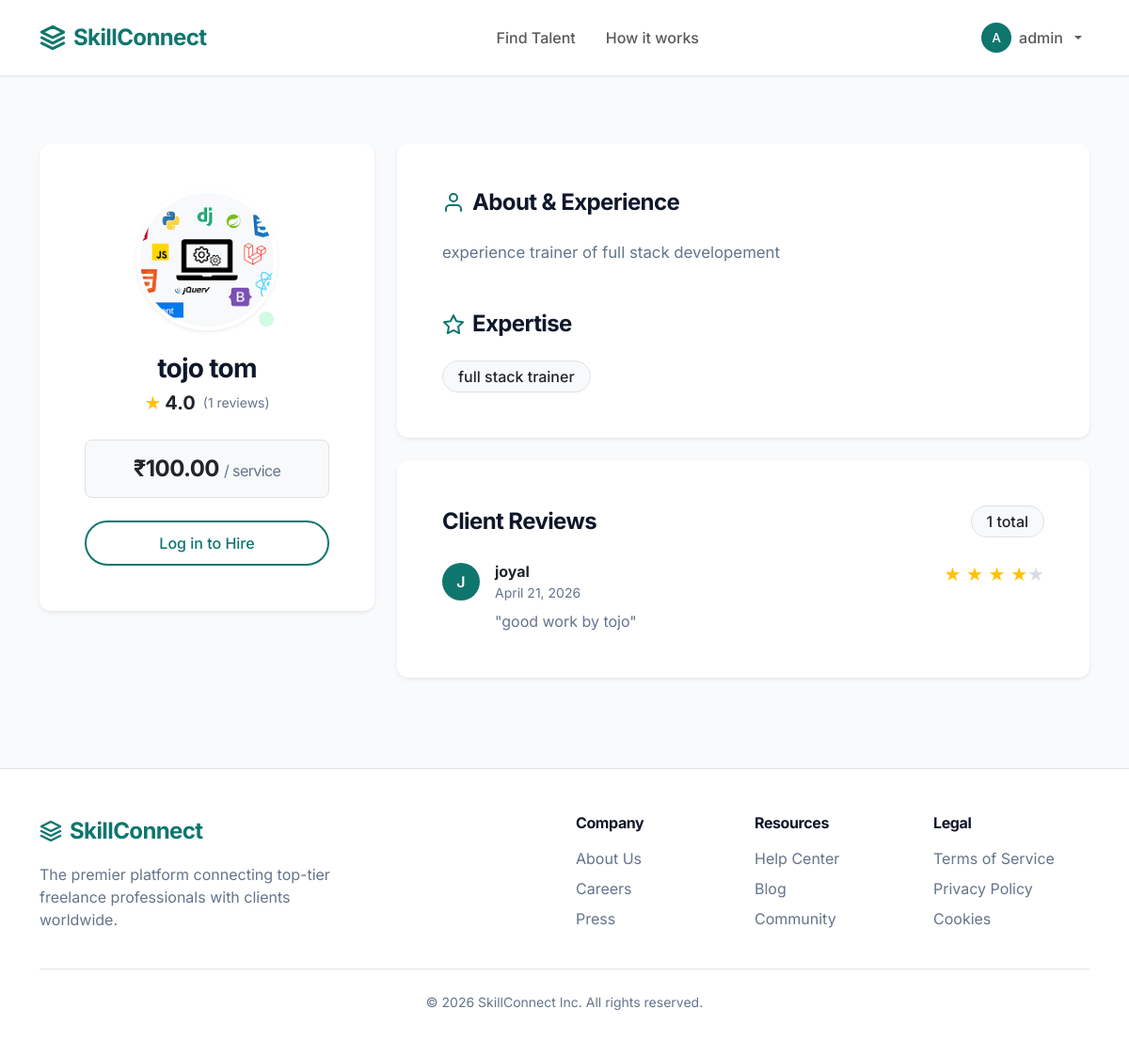
The page /provider/2/ (signed in) on the database its author committed.
### core/models.py (models this page shows, shortened)
class User(AbstractUser):
    is_provider = models.BooleanField(default=False)
    is_customer = models.BooleanField(default=False)

class ProviderProfile(models.fields.Field):
    pass # Replaced below

class Skill(models.Model):
    provider = models.ForeignKey(ProviderProfile, on_delete=models.CASCADE, related_name='skills')
    name = models.CharField(max_length=100)

class Review(models.Model):
    user = models.ForeignKey(User, on_delete=models.CASCADE, related_name='reviews_given')
    provider = models.ForeignKey(ProviderProfile, on_delete=models.CASCADE, related_name='reviews_received')
    rating = models.IntegerField(choices=[(i, str(i)) for i in range(1, 6)])
    comment = models.TextField()
    created_at = models.DateTimeField(auto_now_add=True)

### core/views.py (the view)
# urls.py: path('provider/<int:provider_id>/', views.provider_profile, name='provider_profile'),
def provider_profile(request, provider_id):
    provider = get_object_or_404(ProviderProfile, id=provider_id, status='Approved')
    reviews = provider.reviews_received.all().order_by('-created_at')
    avg_rating = 0
    if reviews.exists():
        avg_rating = sum(r.rating for r in reviews) / reviews.count()
    return render(request, 'core/profile.html', {
        'provider': provider,
        'reviews': reviews,
        'avg_rating': round(avg_rating, 1)
    })

### templates/core/profile.html (shortened to what this page needs)
{% extends 'base.html' %}
{% block content %}
<div class="row pt-4 mb-5">
    <div class="col-lg-4 mb-4 mb-lg-0">
        <div class="card p-5 text-center border-0 shadow-sm position-sticky" style="top: 100px;">
            <div class="position-relative d-inline-block mx-auto mb-4">
                {% if provider.profile_photo %}
                    <img src="{{ provider.profile_photo.url }}" alt="Profile" class="profile-img shadow-sm" style="width: 150px; height: 150px; border-width: 4px;">
                {% else %}
                    <div class="profile-img bg-primary text-white d-flex align-items-center justify-content-center shadow-sm" style="width: 150px; height: 150px; border-width: 4px; font-size: 3rem; font-weight: 700;">
                        {{ provider.user.username|make_list|first|upper }}
                    </div>
                {% endif %}
                <span class="position-absolute bottom-0 end-0 bg-success border border-white rounded-circle" style="width: 24px; height: 24px; border-width: 4px !important;" title="Online"></span>
            </div>
            <h3 class="fw-bold mb-1">
                {% if provider.user.first_name %}
                    {{ provider.user.first_name }} {{ provider.user.last_name }}
                {% else %}
                    {{ provider.user.username }}
                {% endif %}
            </h3>
            <div class="d-flex justify-content-center align-items-center mb-4 text-warning">
                <span class="fs-5 me-1">★</span>
                <span class="fw-bold text-dark fs-5">{% if avg_rating %}{{ avg_rating }}{% else %}5.0{% endif %}</span>
                <span class="text-muted ms-2 small">({{ reviews.count }} reviews)</span>
            </div>
            <div class="bg-light rounded-3 p-3 mb-4 border">
                <h4 class="text-dark fw-bold mb-0">
                    ₹{{ provider.price_per_service }} <span class="text-muted fs-6 fw-normal">/ service</span>
                </h4>
            </div>
            {% if user.is_authenticated and user.is_customer %}
                <a href="{% url 'book_provider' provider.id %}" class="btn btn-primary btn-lg custom-btn w-100 shadow-sm rounded-pill fw-bold">Hire {% if provider.user.first_name %}{{ provider.user.first_name }}{% else %}{{ provider.user.username }}{% endif %}</a>
            {% elif user.is_authenticated and user.is_provider %}
                <button class="btn btn-light w-100 rounded-pill fw-medium border" disabled>Providers cannot hire</button>
            {% else %}
                <a href="{% url 'login' %}" class="btn btn-outline-primary w-100 custom-btn rounded-pill border-2 fw-medium">Log in to Hire</a>
            {% endif %}
        </div>
    </div>
    <div class="col-lg-8">
        <div class="card p-5 mb-4 border-0 shadow-sm">
            <h4 class="fw-bold mb-4 d-flex align-items-center gap-2">
                <svg width="24" height="24" viewBox="0 0 24 24" fill="none" stroke="currentColor" stroke-width="2" stroke-linecap="round" stroke-linejoin="round" class="text-primary"><path d="M20 21v-2a4 4 0 0 0-4-4H8a4 4 0 0 0-4 4v2"></path><circle cx="12" cy="7" r="4"></circle></svg>
                About & Experience
            </h4>
            <p class="text-muted mb-5" style="white-space: pre-line; font-size: 1.05rem; line-height: 1.7;">{{ provider.experience }}</p>
            <h4 class="fw-bold mb-4 d-flex align-items-center gap-2">
                <svg width="24" height="24" viewBox="0 0 24 24" fill="none" stroke="currentColor" stroke-width="2" stroke-linecap="round" stroke-linejoin="round" class="text-primary"><path d="M12 2l3.09 6.26L22 9.27l-5 4.87 1.18 6.88L12 17.77l-6.18 3.25L7 14.14 2 9.27l6.91-1.01L12 2z"></path></svg>
                Expertise
            </h4>
            <div class="d-flex flex-wrap gap-2">
                {% for skill in provider.skills.all %}
                    <span class="badge bg-light text-dark border px-3 py-2 fs-6 fw-medium">{{ skill.name }}</span>
                {% endfor %}
            </div>
        </div>
        <div class="card p-5 border-0 shadow-sm">
            <div class="d-flex justify-content-between align-items-center mb-4">
                <h4 class="fw-bold mb-0">Client Reviews</h4>
                <div class="badge bg-light text-dark border px-3 py-2 fs-6">{{ reviews.count }} total</div>
            </div>
            {% if reviews %}
                <div class="d-flex flex-column gap-4">
                    {% for review in reviews %}
                        <div class="{% if not forloop.last %}border-bottom pb-4{% endif %}">
                            <div class="d-flex justify-content-between align-items-start mb-2">
                                <div class="d-flex align-items-center gap-3">
                                    <div class="bg-primary text-white rounded-circle d-flex align-items-center justify-content-center" style="width: 40px; height: 40px; font-weight: 600;">
                                        {% if review.user.first_name %}
                                            {{ review.user.first_name|make_list|first|upper }}
                                        {% else %}
                                            {{ review.user.username|make_list|first|upper }}
                                        {% endif %}
                                    </div>
                                    <div>
                                        <div class="fw-bold">
                                            {% if review.user.first_name %}
                                                {{ review.user.first_name }} {{ review.user.last_name }}
                                            {% else %}
                                                {{ review.user.username }}
                                            {% endif %}
                                        </div>
                                        <div class="text-muted small">{{ review.created_at|date:"F j, Y" }}</div>
                                    </div>
                                </div>
                                <div class="d-flex text-warning fs-5">
                                    {% for i in "12345" %}
                                        {% if forloop.counter <= review.rating %}★{% else %}<span class="text-muted opacity-25">★</span>{% endif %}
                                    {% endfor %}
                                </div>
                            </div>
                            <p class="text-muted mb-0 mt-2 ps-5" style="margin-left: 8px;">"{{ review.comment }}"</p>
                        </div>
                    {% endfor %}
                </div>
            {% endif %}
        </div>
    </div>
</div>
{% endblock %}

### templates/base.html (shortened to what this page needs)
<!DOCTYPE html>
<html lang="en">
<head>
    <link href="https://cdn.jsdelivr.net/npm/bootstrap@5.3.0/dist/css/bootstrap.min.css" rel="stylesheet">
    {% load static %}
    <link rel="stylesheet" href="{% static 'css/style.css' %}?v={% now 'U' %}">
</head>
<body class="d-flex flex-column min-vh-100">
    <nav class="navbar navbar-expand-lg sticky-top">
        <div class="container">
            <a class="navbar-brand d-flex align-items-center gap-2" href="{% url 'home' %}">
                <svg width="28" height="28" viewBox="0 0 24 24" fill="none" stroke="currentColor" stroke-width="2.5" stroke-linecap="round" stroke-linejoin="round" class="text-primary"><path d="M12 2L2 7l10 5 10-5-10-5zM2 17l10 5 10-5M2 12l10 5 10-5"/></svg>
                SkillConnect
            </a>
            <div class="collapse navbar-collapse" id="navbarNav">
                <ul class="navbar-nav mx-auto">
                    <li class="nav-item">
                        <a class="nav-link fw-medium px-3" href="{% url 'browse_skills' %}">Find Talent</a>
                    </li>
                    <li class="nav-item">
                        <a class="nav-link fw-medium px-3" href="{% url 'home' %}">How it works</a>
                    </li>
                </ul>
                <ul class="navbar-nav align-items-center">
                    {% if user.is_authenticated %}
                        <li class="nav-item dropdown">
                            <a class="nav-link dropdown-toggle fw-medium d-flex align-items-center gap-2" href="#" role="button" data-bs-toggle="dropdown">
                                <div class="bg-primary text-white rounded-circle d-flex align-items-center justify-content-center" style="width: 32px; height: 32px; font-size: 0.85rem;">
                                    {{ user.username|make_list|first|upper }}
                                </div>
                                {{ user.username }}
                            </a>
                        </li>
                    {% endif %}
                </ul>
            </div>
        </div>
    </nav>
    <main class="container mb-5 flex-grow-1 mt-4">
        {% block content %}{% endblock %}
    </main>
    <footer class="bg-white py-5 mt-auto border-top">
        <div class="container">
            <div class="row gy-4">
                <div class="col-lg-4">
                    <a class="navbar-brand fw-bold text-primary fs-4 d-flex align-items-center gap-2 mb-3" href="{% url 'home' %}">
                        <svg width="24" height="24" viewBox="0 0 24 24" fill="none" stroke="currentColor" stroke-width="2.5" stroke-linecap="round" stroke-linejoin="round"><path d="M12 2L2 7l10 5 10-5-10-5zM2 17l10 5 10-5M2 12l10 5 10-5"/></svg>
                        SkillConnect
                    </a>
                    <p class="text-muted pe-lg-4">The premier platform connecting top-tier freelance professionals with clients worldwide.</p>
                </div>
                <div class="col-6 col-lg-2 offset-lg-2">
                    <h6 class="fw-bold mb-3">Company</h6>
                    <ul class="list-unstyled d-flex flex-column gap-2 text-muted">
                        <li>About Us</li>
                        <li>Careers</li>
                        <li>Press</li>
                    </ul>
                </div>
                <div class="col-6 col-lg-2">
                    <h6 class="fw-bold mb-3">Resources</h6>
                    <ul class="list-unstyled d-flex flex-column gap-2 text-muted">
                        <li>Help Center</li>
                        <li>Blog</li>
                        <li>Community</li>
                    </ul>
                </div>
                <div class="col-6 col-lg-2">
                    <h6 class="fw-bold mb-3">Legal</h6>
                    <ul class="list-unstyled d-flex flex-column gap-2 text-muted">
                        <li>Terms of Service</li>
                        <li>Privacy Policy</li>
                        <li>Cookies</li>
                    </ul>
                </div>
            </div>
            <div class="border-top pt-4 mt-4 text-center text-muted small">
                &copy; {% now "Y" %} SkillConnect Inc. All rights reserved.
            </div>
        </div>
    </footer>
</body>
</html>

### static/css/style.css (style rules this page uses)
:root { --primary-color: #0F766E; --bs-primary: #0F766E; --bs-primary-rgb: 15, 118, 110; --primary-hover: #115E59; --bg-color: #F8FAFC; --text-color: #0F172A; --text-muted: #64748B; --card-bg: #FFFFFF; --border-color: #E2E8F0; --shadow-sm: 0 1px 2px 0 rgba(0, 0, 0, 0.05); --shadow-md: 0 4px 6px -1px rgba(0, 0, 0, 0.1), 0 2px 4px -1px rgba(0, 0, 0, 0.06); --shadow-lg: 0 10px 15px -3px rgba(0, 0, 0, 0.1), 0 4px 6px -2px rgba(0, 0, 0, 0.05); --radius-md: 0.5rem; --radius-lg: 0.75rem; --radius-xl: 1rem; }
body { font-family: 'Inter', sans-serif; background-color: var(--bg-color); color: var(--text-color); line-height: 1.5; }
.navbar { box-shadow: var(--shadow-sm); background-color: var(--card-bg) !important; border-bottom: 1px solid var(--border-color); padding: 1rem 0; }
.navbar-brand { color: var(--primary-color) !important; font-weight: 700; font-size: 1.5rem; letter-spacing: -0.025em; }
.card { background-color: var(--card-bg); border: 1px solid var(--border-color); border-radius: var(--radius-lg); box-shadow: var(--shadow-sm); transition: transform 0.2s ease, box-shadow 0.2s ease; overflow: hidden; }
.btn { border-radius: var(--radius-md); padding: 0.5rem 1rem; font-weight: 500; transition: all 0.2s ease; }
.btn-outline-primary { color: var(--primary-color); border-color: var(--primary-color); }
.custom-btn { padding: 0.6rem 1.5rem; }
h1, h2, h3, h4, h5, h6 { color: var(--text-color); font-weight: 600; letter-spacing: -0.025em; }
.text-muted { color: var(--text-muted) !important; }
.profile-img { width: 120px; height: 120px; object-fit: cover; border-radius: 50%; border: 4px solid var(--card-bg); box-shadow: var(--shadow-md); }
.badge { padding: 0.4em 0.8em; border-radius: 9999px; font-weight: 500; }
.bg-success { background-color: #D1FAE5 !important; color: #065F46 !important; }

### rows shown on the page
User: username|make_list "A", username "admin"
ProviderProfile: profile_photo (picture), user.first_name "tojo", user.last_name "tom", price_per_service "100.00", experience "experience trainer of full stack developement"
Skill: name "full stack trainer"
Review: user.username|make_list "J", user.username "joyal", created_at "April 21, 2026", rating 4 (drawn), comment "good work by tojo"

### other values the page prints
{{ avg_rating }} "4.0"
{{ reviews.count }} "1"
